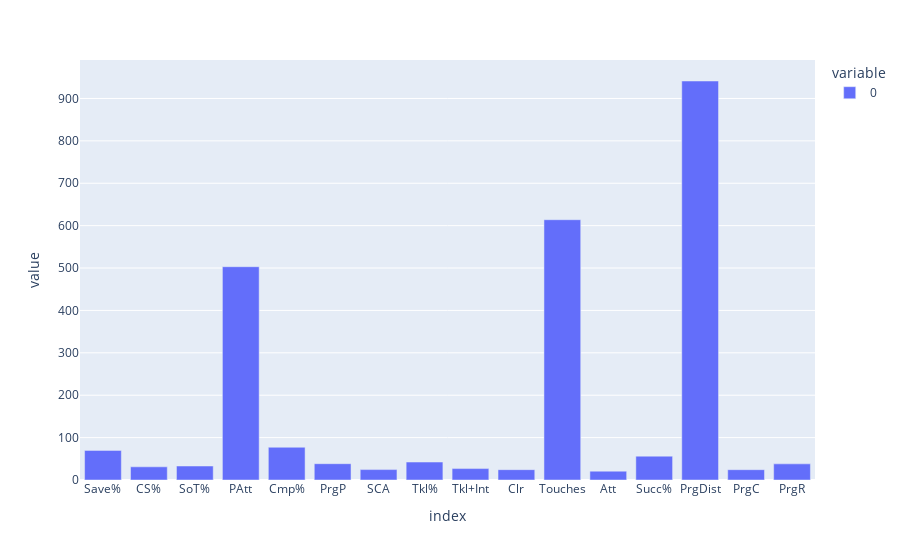

Notebook code cell kept with this figure:
### Code cell
px.bar(mean_values_large)

### Figure 1 — Plotly figure (JSON) as saved in the notebook; plotly's stock layout.template omitted (floating-point values rounded to 4 significant figures)
{"data": [{"alignmentgroup": "True", "hovertemplate": "variable=0<br>index=%{x}<br>value=%{y}<extra></extra>", "legendgroup": "0", "marker": {"color": "#636efa", "pattern": {"shape": ""}}, "name": "0", "offsetgroup": "0", "orientation": "v", "showlegend": true, "textposition": "auto", "type": "bar", "x": ["Save%", "CS%", "SoT%", "PAtt", "Cmp%", "PrgP", "SCA", "Tkl%", "Tkl+Int", "Clr", "Touches", "Att", "Succ%", "PrgDist", "PrgC", "PrgR"], "xaxis": "x", "y": [69.84, 31.09, 33.02, 503.1, 77.26, 38.46, 24.58, 42.36, 26.92, 24.39, 614.0, 20.82, 56.27, 941.2, 24.35, 38.08], "yaxis": "y"}], "layout": {"barmode": "relative", "legend": {"title": {"text": "variable"}, "tracegroupgap": 0}, "margin": {"t": 60}, "xaxis": {"anchor": "y", "domain": [0, 1], "title": {"text": "index"}}, "yaxis": {"anchor": "x", "domain": [0, 1], "title": {"text": "value"}}}}
